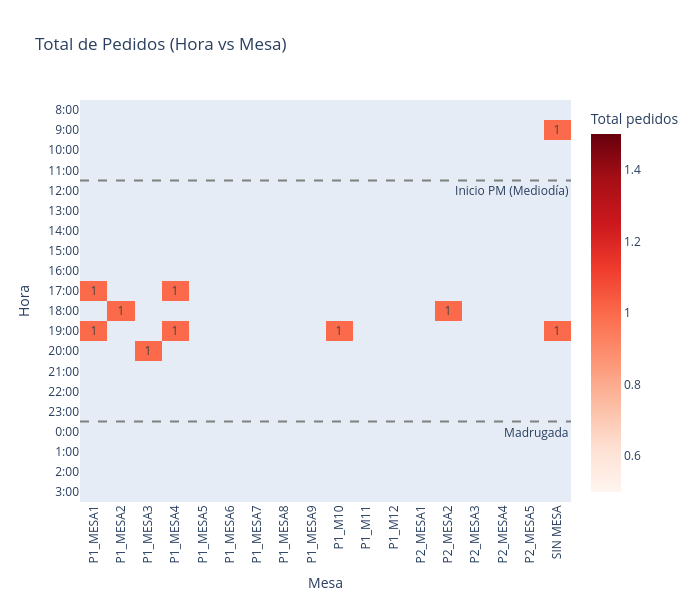

The code cell stored with this chart in its notebook:
### Code cell
pivot_pedidos = df[df['estado'] == 'Facturado'].pivot_table(
    index='hora_entera', 
    columns='mesa', 
    values='codigo', 
    aggfunc='nunique', 
    fill_value=''
)

pivot_pedidos = pivot_pedidos.reindex(index=orden_horas, columns=orden_mesas)

etiquetas_horas = [f"{h}:00" for h in pivot_pedidos.index]


fig_pedidos = px.imshow(
    pivot_pedidos,
    labels=dict(x="Mesa", y="Hora", color="Total pedidos"),
    x=pivot_pedidos.columns,
    y=etiquetas_horas,
    text_auto="1f",    
    aspect="auto",
    color_continuous_scale="reds",
    title="Total de Pedidos (Hora vs Mesa)",
    width=700,         # Ancho amplio para que las mesas entren rectas
    height=600          # Alto suficiente para que no se oculte ninguna hora
)
fig_pedidos.update_xaxes(
    side='bottom',                 # Pone las mesas en la parte de arriba
    tickangle=270,                # Fuerza a que las etiquetas estén completamente horizontales
    showgrid=False,             # Elimina las líneas de guía del fondo
    zeroline=False,             # Elimina la línea base cero
    tickmode='array',           # Fuerza a Plotly a pintar TODAS las mesas de la lista
    tickvals=list(range(len(orden_mesas))),
    ticktext=orden_mesas
)

# 6. Configuración del Eje Y (Horas) - COMPLETO Y SIN LÍNEAS
fig_pedidos.update_yaxes(
    type='category',
    showgrid=False,             # Elimina las líneas de guía del fondo
    zeroline=False,             # Elimina la línea base cero
    tickmode='array',           # Fuerza a Plotly a pintar TODAS las horas de la lista
    tickvals=list(range(len(etiquetas_horas))),
    ticktext=etiquetas_horas
)

# 7. Añadir líneas separadoras de jornada
fig_pedidos.add_hline(y=3.5, line_dash="dash", line_color="gray", annotation_text=" Inicio PM (Mediodía)", annotation_position="bottom right")
fig_pedidos.add_hline(y=15.5, line_dash="dash", line_color="gray", annotation_text=" Madrugada", annotation_position="bottom right")

fig_pedidos.show()

### Figure 1 — Plotly figure (JSON) as saved in the notebook; plotly's stock layout.template omitted (floating-point values rounded to 4 significant figures; data arrays with more than 128 entries replaced by an {"elided": "..."} marker saying what was removed)
{"data": [{"coloraxis": "coloraxis", "hovertemplate": "Mesa: %{x}<br>Hora: %{y}<br>Total pedidos: %{z}<extra></extra>", "name": "0", "texttemplate": "%{z:1f}", "type": "heatmap", "x": ["P1_MESA1", "P1_MESA2", "P1_MESA3", "P1_MESA4", "P1_MESA5", "P1_MESA6", "P1_MESA7", "P1_MESA8", "P1_MESA9", "P1_M10", "P1_M11", "P1_M12", "P2_MESA1", "P2_MESA2", "P2_MESA3", "P2_MESA4", "P2_MESA5", "SIN MESA"], "xaxis": "x", "y": ["8:00", "9:00", "10:00", "11:00", "12:00", "13:00", "14:00", "15:00", "16:00", "17:00", "18:00", "19:00", "20:00", "21:00", "22:00", "23:00", "0:00", "1:00", "2:00", "3:00"], "yaxis": "y", "z": {"elided": "20x18 mixed values"}}], "layout": {"annotations": [{"showarrow": false, "text": " Inicio PM (Mediodía)", "x": 1, "xanchor": "right", "xref": "x domain", "y": 3.5, "yanchor": "top", "yref": "y"}, {"showarrow": false, "text": " Madrugada", "x": 1, "xanchor": "right", "xref": "x domain", "y": 15.5, "yanchor": "top", "yref": "y"}], "coloraxis": {"colorbar": {"title": {"text": "Total pedidos"}}, "colorscale": [[0, "rgb(255,245,240)"], [0.125, "rgb(254,224,210)"], [0.25, "rgb(252,187,161)"], [0.375, "rgb(252,146,114)"], [0.5, "rgb(251,106,74)"], [0.625, "rgb(239,59,44)"], [0.75, "rgb(203,24,29)"], [0.875, "rgb(165,15,21)"], [1, "rgb(103,0,13)"]]}, "height": 600, "shapes": [{"line": {"color": "gray", "dash": "dash"}, "type": "line", "x0": 0, "x1": 1, "xref": "x domain", "y0": 3.5, "y1": 3.5, "yref": "y"}, {"line": {"color": "gray", "dash": "dash"}, "type": "line", "x0": 0, "x1": 1, "xref": "x domain", "y0": 15.5, "y1": 15.5, "yref": "y"}], "title": {"text": "Total de Pedidos (Hora vs Mesa)"}, "width": 700, "xaxis": {"anchor": "y", "domain": [0, 1], "showgrid": false, "side": "bottom", "tickangle": -90, "tickmode": "array", "ticktext": ["P1_MESA1", "P1_MESA2", "P1_MESA3", "P1_MESA4", "P1_MESA5", "P1_MESA6", "P1_MESA7", "P1_MESA8", "P1_MESA9", "P1_M10", "P1_M11", "P1_M12", "P2_MESA1", "P2_MESA2", "P2_MESA3", "P2_MESA4", "P2_MESA5", "SIN MESA"], "tickvals": [0, 1, 2, 3, 4, 5, 6, 7, 8, 9, 10, 11, 12, 13, 14, 15, 16, 17], "title": {"text": "Mesa"}, "zeroline": false}, "yaxis": {"anchor": "x", "autorange": "reversed", "domain": [0, 1], "showgrid": false, "tickmode": "array", "ticktext": ["8:00", "9:00", "10:00", "11:00", "12:00", "13:00", "14:00", "15:00", "16:00", "17:00", "18:00", "19:00", "20:00", "21:00", "22:00", "23:00", "0:00", "1:00", "2:00", "3:00"], "tickvals": [0, 1, 2, 3, 4, 5, 6, 7, 8, 9, 10, 11, 12, 13, 14, 15, 16, 17, 18, 19], "title": {"text": "Hora"}, "type": "category", "zeroline": false}}}
